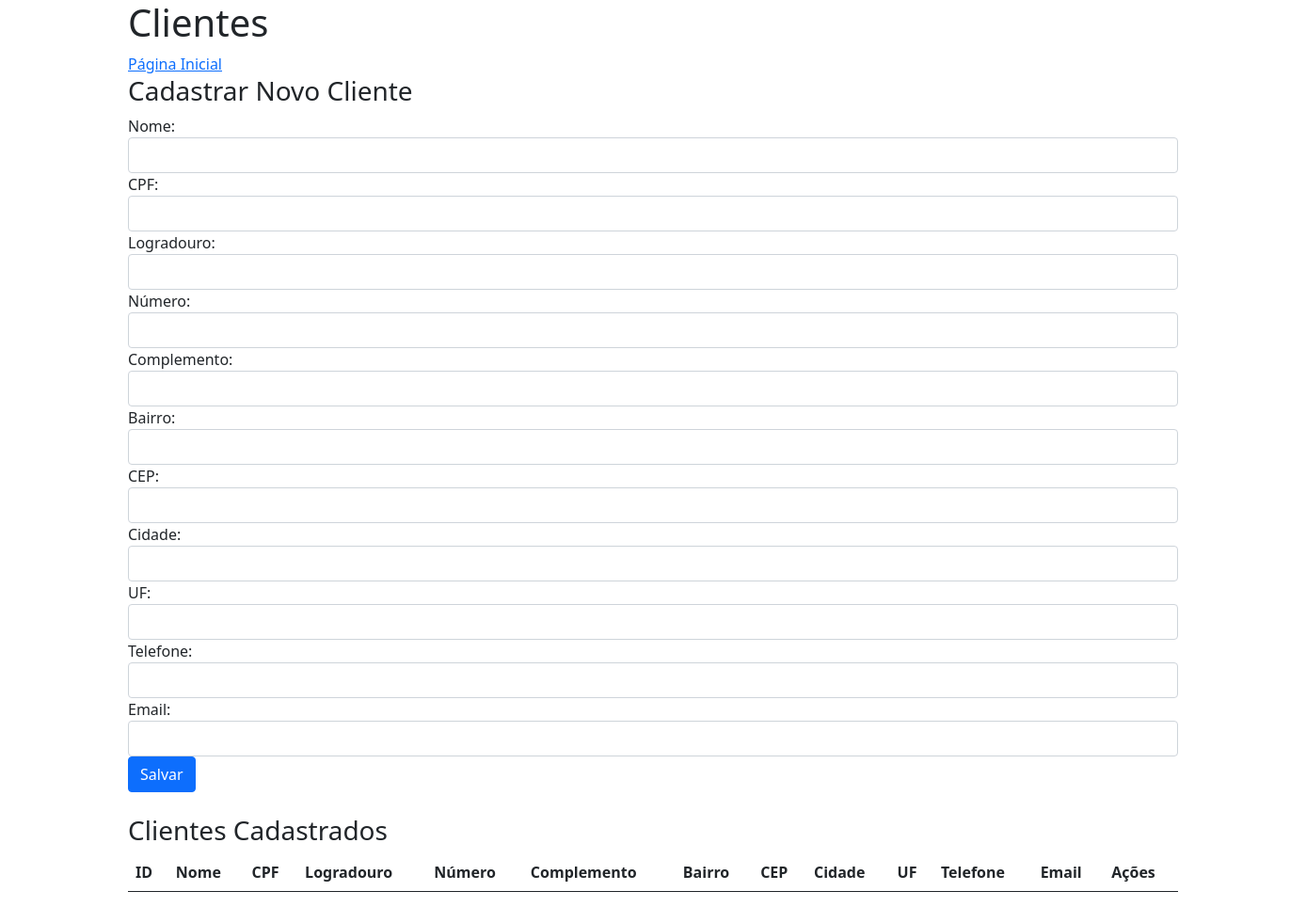
Page /clientes/ on the earlier database version.
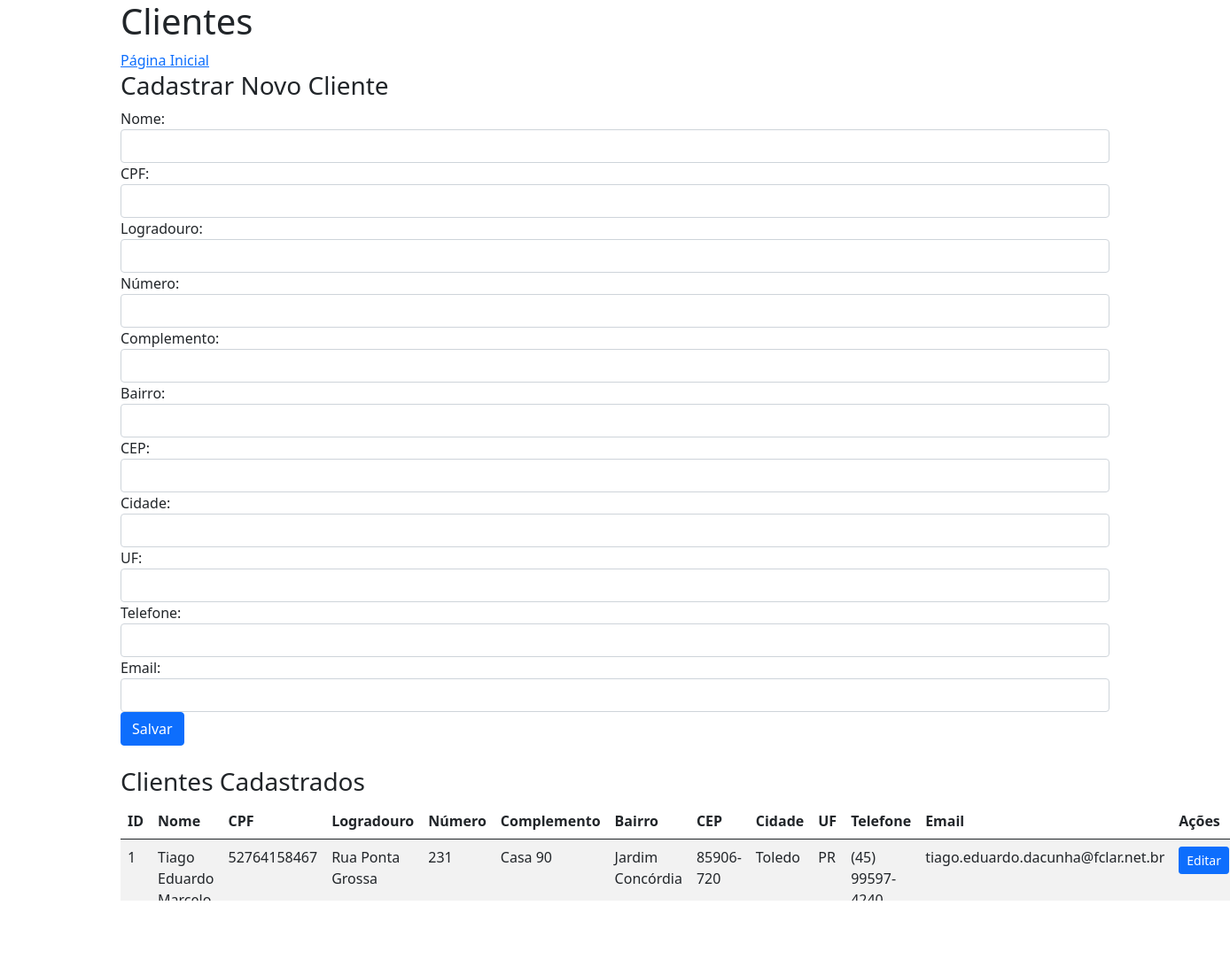
Same page on the later database version.
### models/cliente_model.py (models this page shows, shortened)
class Pessoas:
    __abstract__ = True

class Clientes(Pessoas, db.Model):
    __tablename__ = 'clientes'
    id = db.Column(db.Integer, primary_key=True, autoincrement=True)
    nome = db.Column(db.String, nullable=False)
    cpf = db.Column(db.String, nullable=False)
    logradouro = db.Column(db.String, nullable=False)
    numero = db.Column(db.String, nullable=False)
    complemento = db.Column(db.String, nullable=False)
    bairro = db.Column(db.String, nullable=False)
    cep = db.Column(db.String, nullable=False)
    cidade = db.Column(db.String, nullable=False)
    uf = db.Column(db.String, nullable=False)
    telefone = db.Column(db.String, nullable=False)
    email = db.Column(db.String, nullable=False)
    @staticmethod
    def get_clientes():
        return db.session.query(Clientes).order_by(Clientes.id).all()

### controller/cliente_controller.py (the view, shortened to what this page needs)
@cliente_blueprint.route('/', methods=['GET', 'POST'])
def index():
    clientes = Clientes.get_clientes()
    return render_template('clientes/index_cliente.html', clientes=clientes, **request.form)

### templates/clientes/index_cliente.html (shortened to what this page needs)
{% extends 'base.html' %}
{% block body %}
<h1>Clientes</h1>
<a href="{{ url_for('home') }}">Página Inicial</a>
<h3>Cadastrar Novo Cliente</h3>
<form method="POST" class="mb-4">
    <div class="form-group">
        <label for="nome">Nome:</label>
        <input type="text" id="nome" name="nome" class="form-control" value="{{ nome or '' }}" required />
    </div>
    <div class="form-group">
        <label for="cpf">CPF:</label>
        <input type="text" id="cpf" name="cpf" class="form-control" value="{{ cpf or '' }}" required />
    </div>
    <div class="form-group">
        <label for="logradouro">Logradouro:</label>
        <input type="text" id="logradouro" name="logradouro" class="form-control" value="{{ logradouro or '' }}" required />
    </div>
    <div class="form-group">
        <label for="numero">Número:</label>
        <input type="text" id="numero" name="numero" class="form-control" value="{{ numero or '' }}" required />
    </div>
    <div class="form-group">
        <label for="complemento">Complemento:</label>
        <input type="text" id="complemento" name="complemento" class="form-control" value="{{ complemento or '' }}" />
    </div>
    <div class="form-group">
        <label for="bairro">Bairro:</label>
        <input type="text" id="bairro" name="bairro" class="form-control" value="{{ bairro or '' }}" required />
    </div>
    <div class="form-group">
        <label for="cep">CEP:</label>
        <input type="text" id="cep" name="cep" class="form-control" value="{{ cep or '' }}" required maxlength="9" />
    </div>
    <div class="form-group">
        <label for="cidade">Cidade:</label>
        <input type="text" id="cidade" name="cidade" class="form-control" value="{{ cidade or '' }}" required />
    </div>
    <div class="form-group">
        <label for="uf">UF:</label>
        <input type="text" id="uf" name="uf" class="form-control" value="{{ uf or '' }}" required />
    </div>
    <div class="form-group">
        <label for="telefone">Telefone:</label>
        <input type="text" id="telefone" name="telefone" class="form-control" value="{{ telefone or '' }}" required maxlength="15" />
    </div>
    <div class="form-group">
        <label for="email">Email:</label>
        <input type="email" id="email" name="email" class="form-control" value="{{ email or '' }}" required />
    </div>
    <button type="submit" class="btn btn-primary">Salvar</button>
</form>
<h3>Clientes Cadastrados</h3>
<table class="table table-striped">
  <thead>
    <tr>
      <th>ID</th>
      <th>Nome</th>
      <th>CPF</th>
      <th>Logradouro</th>
      <th>Número</th>
      <th>Complemento</th>
      <th>Bairro</th>
      <th>CEP</th>
      <th>Cidade</th>
      <th>UF</th>
      <th>Telefone</th>
      <th>Email</th>
      <th>Ações</th>
    </tr>
  </thead>
  <tbody>
    {% for cliente in clientes %}
    <tr>
      <td>{{ cliente.id }}</td>
      <td>{{ cliente.nome }}</td>
      <td>{{ cliente.cpf }}</td>
      <td>{{ cliente.logradouro }}</td>
      <td>{{ cliente.numero }}</td>
      <td>{{ cliente.complemento }}</td>
      <td>{{ cliente.bairro }}</td>
      <td>{{ cliente.cep }}</td>
      <td>{{ cliente.cidade }}</td>
      <td>{{ cliente.uf }}</td>
      <td>{{ cliente.telefone }}</td>
      <td>{{ cliente.email }}</td>
      <td>
        <a href="{{ url_for('cliente.editar_cliente', id=cliente.id) }}" class="btn btn-primary btn-sm">Editar</a>
      </td>
    </tr>
    {% endfor %}
  </tbody>
</table>
{% endblock %}

### templates/base.html (shortened to what this page needs)
<!DOCTYPE html>
<html lang="pt">
  <head>
    <link
      href="{{ url_for('static', filename='css/bootstrap.min.css') }}"
      rel="stylesheet"
    />
  </head>
  <body>
    <div class="container">
      {% block body %}{% endblock %}
    </div>
  </body>
</html>

Differences in the rows shown:
added Clientes: id "1", nome "Tiago Eduardo Marcelo da Cunha", cpf "52764158467", logradouro "Rua Ponta Grossa", numero "231", complemento "Casa 90", bairro "Jardim Concórdia", cep "85906-720", cidade "Toledo", uf "PR", telefone "(45) 99597-4240", email "tiago.eduardo.dacunha@fclar.net.br"
